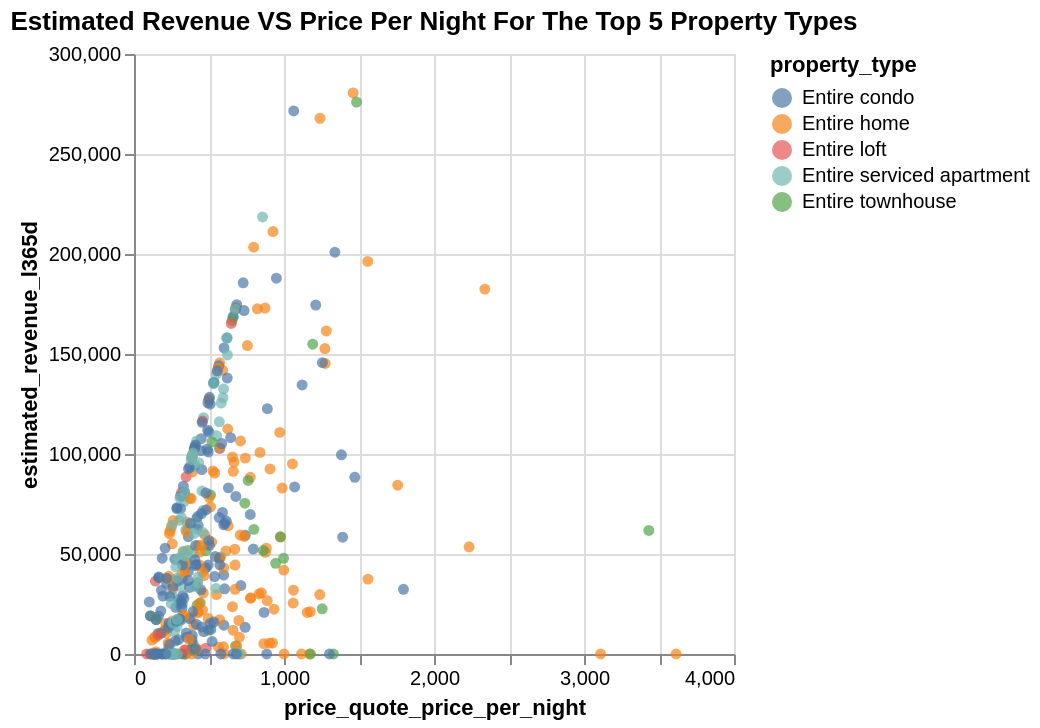

Write notebook code for a chart like this one.
### Code cell
listings_top_property = listings.groupby('property_type')['estimated_revenue_l365d'].mean().nlargest(5).reset_index()
#print(listings_top_property)
top_property_types = listings_top_property['property_type'].tolist()
listings_top_types = listings[listings['property_type'].isin(top_property_types)]

alt.Chart(listings_top_types).mark_circle().encode(
    x = alt.X('price_quote_price_per_night:Q'),
    y = alt.Y('estimated_revenue_l365d:Q'),
    color = "property_type:N",
).properties(
    title = ("Estimated Revenue VS Price Per Night For The Top 5 Property Types")
)

### Figure 1 — Vega-Lite specification as saved in the notebook (floating-point values rounded to 4 significant figures; data arrays with more than 128 entries replaced by an {"elided": "..."} marker saying what was removed)
{"config": {"view": {"continuousWidth": 300, "continuousHeight": 300}}, "data": {"name": "data-1c3aaaa02d7a4af2e4e4da6fe4295dad"}, "mark": {"type": "circle"}, "encoding": {"color": {"field": "property_type", "type": "nominal"}, "x": {"field": "price_quote_price_per_night", "type": "quantitative"}, "y": {"field": "estimated_revenue_l365d", "type": "quantitative"}}, "title": "Estimated Revenue VS Price Per Night For The Top 5 Property Types", "$schema": "https://vega.github.io/schema/vega-lite/v6.4.1.json", "datasets": {"data-1c3aaaa02d7a4af2e4e4da6fe4295dad": {"elided": "426 records"}}}
